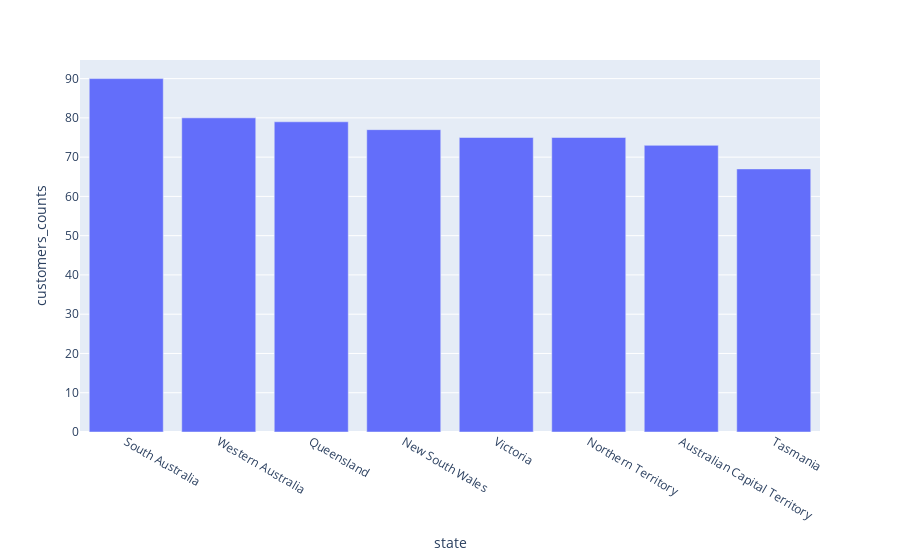

Write notebook code for a chart like this one.
### Code cell
px.bar(df_state_customers,x='state',y='customers_counts')

### Figure 1 — Plotly figure (JSON) as saved in the notebook; plotly's stock layout.template omitted (floating-point values rounded to 4 significant figures)
{"data": [{"alignmentgroup": "True", "hovertemplate": "state=%{x}<br>customers_counts=%{y}<extra></extra>", "legendgroup": "", "marker": {"color": "#636efa", "pattern": {"shape": ""}}, "name": "", "offsetgroup": "", "orientation": "v", "showlegend": false, "textposition": "auto", "type": "bar", "x": ["South Australia", "Western Australia", "Queensland", "New South Wales", "Victoria", "Northern Territory", "Australian Capital Territory", "Tasmania"], "xaxis": "x", "y": [90, 80, 79, 77, 75, 75, 73, 67], "yaxis": "y"}], "layout": {"barmode": "relative", "legend": {"tracegroupgap": 0}, "margin": {"t": 60}, "xaxis": {"anchor": "y", "domain": [0, 1], "title": {"text": "state"}}, "yaxis": {"anchor": "x", "domain": [0, 1], "title": {"text": "customers_counts"}}}}
